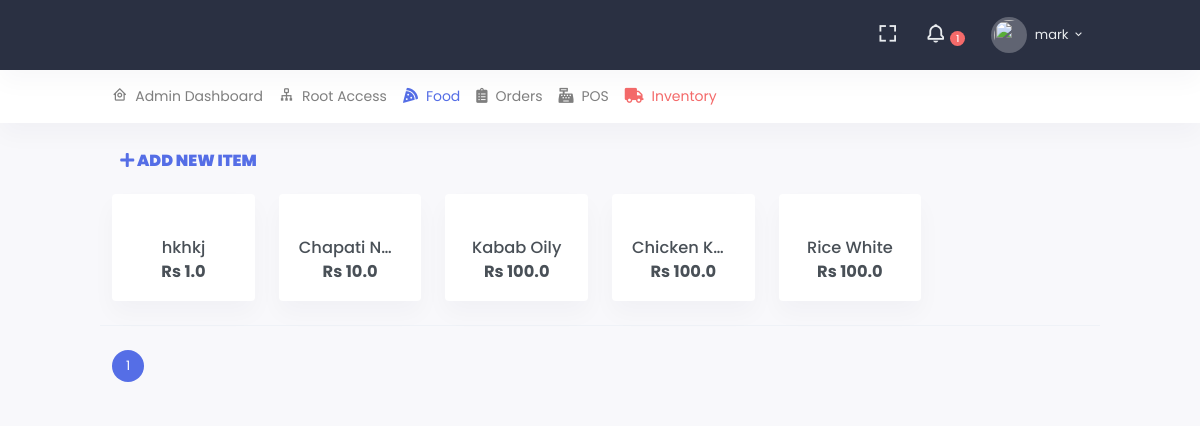
The app's page /admins/product/ (signed in), older data.
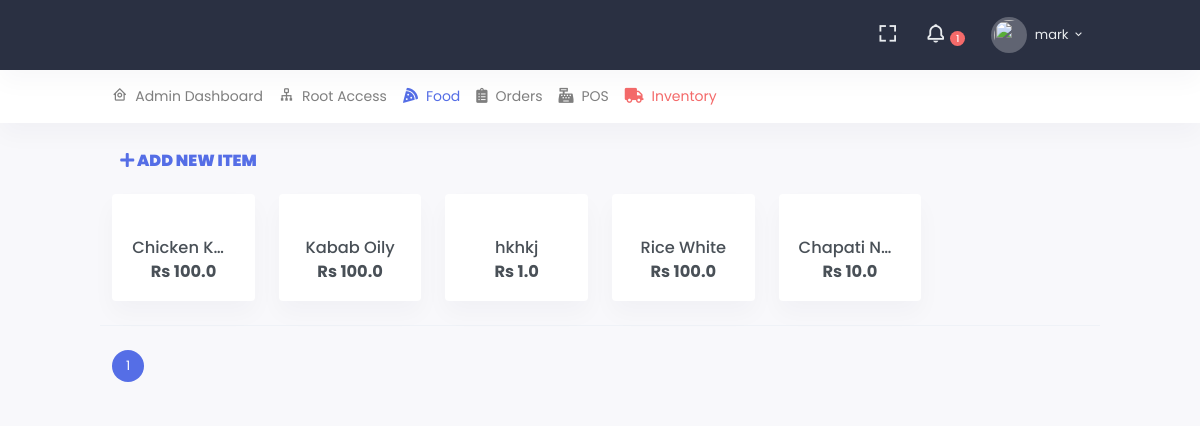
The same page, newer data.
### src/accounts/models.py (models this page shows, shortened)
class User(AbstractUser):
    GENDER_CHOICE = (
        ('m', 'Male'),
        ('f', 'Female'),
        ('o', 'Other'),
    )
    is_customer = models.BooleanField(default=False, help_text="This account belongs to customer")
    profile_image = ResizedImageField(
        upload_to='accounts/images/profiles/', null=True, blank=True, size=[100, 100], quality=75, force_format='PNG',
        help_text='size of logo must be 100*100 and format must be png image file', crop=['middle', 'center']
    )
    gender = models.CharField(max_length=1, null=True, blank=True, choices=GENDER_CHOICE)
    about = models.TextField(null=True, blank=True, help_text="Tell us something interesting about yourself")
    address = models.TextField(blank=True, null=True)
    phone_number = models.CharField(max_length=15, null=True, blank=True)
    class Meta:
        verbose_name_plural = "Users"
    def __str__(self):
        return self.username

### src/admins/models.py (models this page shows, shortened)
class Product(models.Model):
    name = models.CharField(max_length=255)
    desc = models.TextField(null=True, blank=True, default='Description not provided yet')
    image = ResizedImageField(
        upload_to='accounts/images/profiles/', null=True, blank=True, size=[350, 350], quality=75, force_format='PNG',
        help_text='size of logo must be 400*400 and format must be png image file', crop=['middle', 'center']
    )
    price_in = models.FloatField(default=1, help_text="Retail price")
    price_out = models.FloatField(default=1, help_text="Sale Price")
    total_quantity_sold = models.PositiveIntegerField(default=0, blank=True)
    total_sales_amount = models.PositiveIntegerField(default=0, blank=True)
    is_active = models.BooleanField(default=True)
    created_on = models.DateTimeField(auto_now_add=True)
    class Meta:
        ordering = ('-total_quantity_sold',)

### src/admins/views.py (the view)
# urls.py: path('admins/product/', views.ProductListView.as_view(), name='admins_product_list'),
@method_decorator(login_required, name='dispatch')
class ProductListView(ListView):
    model = Product
    paginate_by = 50

### src/admins/templates/admins/product_list.html (shortened to what this page needs)
{% extends 'core/base.html' %}
{% load static %}
{% block page_heading %}
    <p class="mb-0 pl-2">
        <a href="{% url 'admins_product_create' %}">
            <b>
                <i class="fa fa-plus"></i> Add New Item
            </b>
        </a>
    </p>
{% endblock %}
{% block content %}
    <div class="row">
        {% if object_list %}
            {% for object in object_list %}
                <div class="col-xl-2 col-sm-6">
                    <div class="card">
                        <div class="card-body">
                            <a href="{% url 'admins_product_detail' object.pk %}">
                                <div class="mt-4 text-center">
                                    <h5 class="mb-1 text-truncate">{{ object.name }}</h5>
                                    <h5 class="my-0"><b>Rs {{ object.price_out }}</b></h5>
                                </div>
                            </a>
                        </div>
                    </div>
                </div>
            {% endfor %}
        {% else %}
            <p class="mb-0 text-danger"><b>No Food Items available now</b></p>
        {% endif %}
    </div>
    {% if object_list %}
        <div class="row border-top">
            <div class="col-lg-12">
                <ul class="pagination pagination-rounded mt-4">
                    <li class="page-item active">
                        <a class="page-link">{{ page_obj.number }}</a>
                    </li>
                </ul>
            </div>
        </div>
    {% endif %}
{% endblock %}

### templates/core/base.html (shortened to what this page needs)
{% load static %}
<!doctype html>
<html lang="en">
<head>
    <link rel="stylesheet" href="{% static 'core/css/app.min.css' %}">
    <link rel="stylesheet" href="{% static 'core/css/bootstrap.min.css' %}">
    <link rel="stylesheet" href="{% static 'core/css/icons.min.css' %}">
</head>
<body data-topbar="dark" data-layout="horizontal">
<div id="layout-wrapper">
    {% block base_top_nav %}
        {% include 'core/base_head.html' %}
    {% endblock %}
    {% block dont_include_details %}
        <div class="main-content">
            <div class="page-content mt-4">
                <div class="container-fluid mt-5">
                    <div class="row">
                        <div class="col-12">
                            <div class="page-title-box d-flex align-items-center justify-content-between">
                                <h4 class="mb-0 font-size-18">
                                    {% block page_heading %} {% endblock %}</h4>
                            </div>
                        </div>
                    </div>
                    <div class="row">
                        <div class="col-12">
                            {% block content %}
                            {% endblock %}
                        </div>
                    </div>
                </div>
            </div>
        </div>
    {% endblock %}
</div>
</body>
</html>

### templates/core/base_head.html (shortened to what this page needs)
{% load static %}
<header id="page-topbar">
    <div class="navbar-header">
        <div class="d-flex">
            <div class="navbar-brand-box">
            </div>
        </div>
        <div class="d-flex">
            <div class="dropdown d-none d-lg-inline-block ml-1">
                <button type="button" class="btn header-item noti-icon waves-effect" data-toggle="fullscreen">
                    <i class="bx bx-fullscreen"></i>
                </button>
            </div>
            <div class="dropdown d-inline-block">
                <button type="button" class="btn header-item noti-icon waves-effect"
                        id="page-header-notifications-dropdown"
                        data-toggle="dropdown" aria-haspopup="true" aria-expanded="false">
                    <i class="bx bx-bell bx-tada"></i>
                    <span class="badge badge-danger badge-pill">
                        1
                    </span>
                </button>
            </div>
            <div class="dropdown d-inline-block">
                <button type="button" class="btn header-item waves-effect" id="page-header-user-dropdown"
                        data-toggle="dropdown" aria-haspopup="true" aria-expanded="false">
                    {% if request.user.profile_image %}
                        <img class="rounded-circle header-profile-user" src="{% static 'images/user.png' %}" alt="Header Avatar">
                    {% else %}
                         <img class="rounded-circle header-profile-user" src="{% static 'images/user.png' %}">
                    {% endif %}
                    <span class="d-none d-xl-inline-block ml-1">{{ request.user.username }}</span>
                    <i class="mdi mdi-chevron-down d-none d-xl-inline-block"></i>
                </button>
            </div>
        </div>
    </div>
</header>
<div class="topnav">
    <div class="container-fluid">
        <nav class="navbar navbar-light navbar-expand-lg topnav-menu">
            <div class="collapse navbar-collapse" id="topnav-menu-content">
                <ul class="navbar-nav">
                    {% if request.user.is_authenticated %}
                            {% include 'core/include/admin_header.html' %}
                    {% endif %}
                </ul>
            </div>
        </nav>
    </div>
</div>

### templates/core/include/admin_header.html
{% load static %}
<li class="nav-item">
    <a class="nav-link dropdown-toggle arrow-none" href="{% url 'admins_dashboard' %}">
        <i class="bx bx-home-circle mr-2"></i>Admin Dashboard
    </a>
</li>
{% if request.user.is_superuser %}
    <li class="nav-item">
        <a class="nav-link" href="/admin/">
            <i class="bx bx-sitemap mr-2"></i>Root Access
        </a>
    </li>
{% endif %}
<li class="nav-item">
    <a class="nav-link" href="{% url 'admins_product_list' %}">
        <i class="fa fa-pizza-slice mr-2"></i>Food
    </a>
</li>
<li class="nav-item">
    <a class="nav-link" href="{% url 'admins_order_list' %}">
        <i class="fa fa-clipboard-list mr-2"></i>Orders
    </a>
</li>
<li class="nav-item">
    <a class="nav-link" href="{% url 'admins_order_create' %}">
        <i class="fa fa-cash-register mr-2"></i>POS
    </a>
</li>
<li class="nav-item">
    <a class="nav-link text-danger" href="#">
        <i class="fa fa-truck mr-2"></i>Inventory
    </a>
</li>

Row changes from the older to the newer data that the page shows:
changed Product "Chicken Ka…": moves up the list
changed Product "Kabab Oily": moves up the list
changed Product "Rice White": moves up the list
